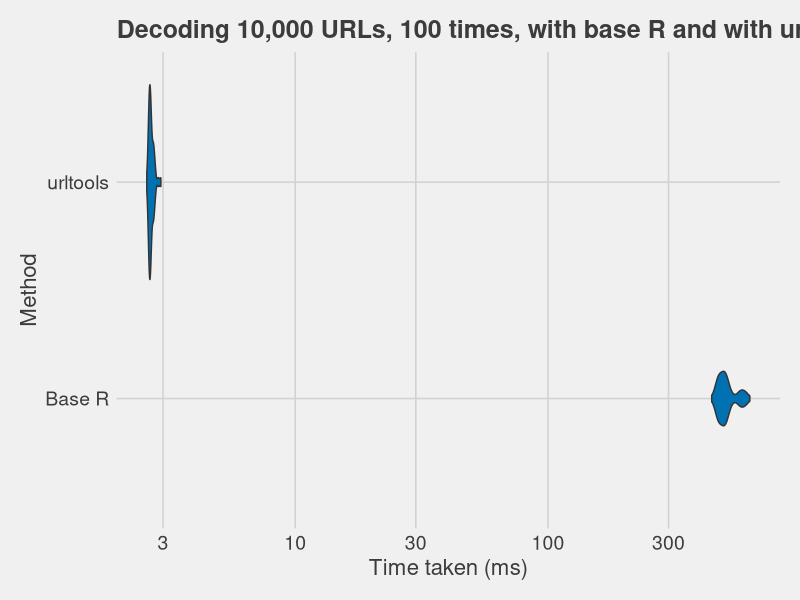

Write R code to recreate this figure.
library(microbenchmark)
library(urltools)
library(ggplot2)
library(ggthemes)
encoded_urls <- rep("Hinrichtung_auf_dem_Altst%c3%a4dter_Ring.JPG%2f120px-Hinrichtung_auf_dem_Altst%c3%a4dter_Ring.JPG",
                    10000)

#Python figure is 41.176300048828125

base_result <- data.frame(platform = "Base R",
                          timings = microbenchmark({test <- lapply(encoded_urls, URLdecode)})$time,
                          stringsAsFactors = FALSE)

urltools_result <- data.frame(platform = "urltools",
                              timings = microbenchmark({test <- url_decode(encoded_urls)})$time,
                              stringsAsFactors = FALSE)
results <- rbind(base_result, urltools_result)
results$timings <- results$timings*1.0e-6

ggsave(filename = "./presentations/user2015/timings.png",
       plot = ggplot(results, aes(platform, timings)) + 
         geom_violin(fill="#0072B2") + 
         coord_flip() + scale_y_log10() + theme_fivethirtyeight() +
         labs(title = "Decoding 10,000 URLs, 100 times, with base R and with urltools",
              x = "Method", y = "Time taken (ms)") + 
         theme(axis.title = element_text(size = 16), axis.text = element_text(size = 14))
)
